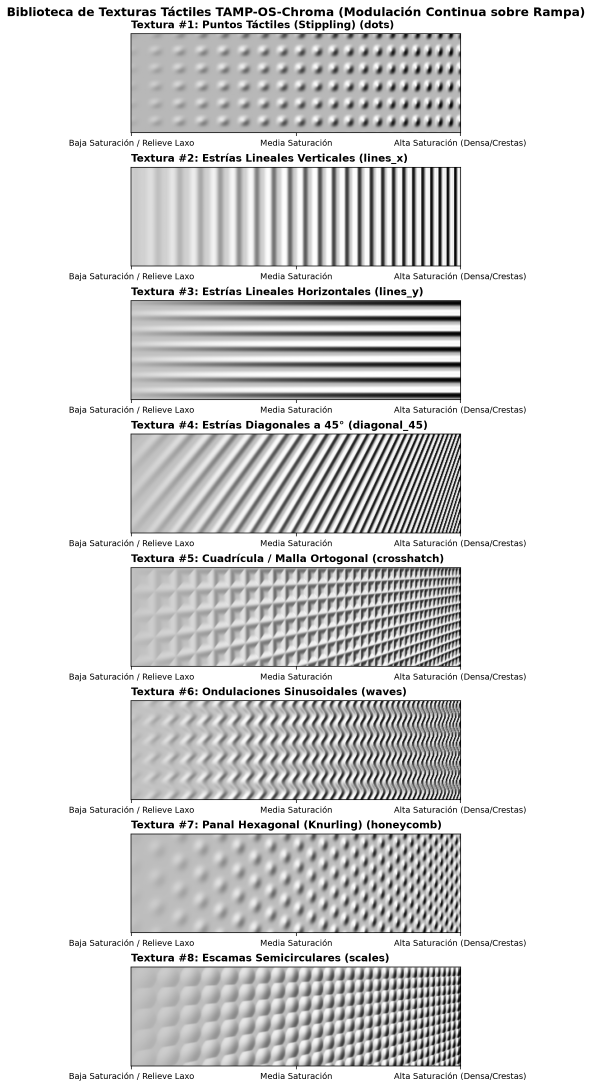
#> input picture archive/tamp_os_chroma/examples/texture_library_catalog.png, 1775 x 3263 px (shown at 1/3 size)
$ jupyter execute --allow-errors tamp_os_chroma_notebook.ipynb
#> lines starting #> are read from the running program, lines starting #| are printed output that depends on the picture
### archive/tamp_os_chroma/chroma_mapper.py
"""
TAMP-OS-Chroma: Colormap & Concentration Mapper
-----------------------------------------------
Converts color images (e.g. false-color operando microscopy, chemical mapping,
or colormap gradients) into normalized scalar concentration maps [0.0, 1.0].

Supports:
  - Scientific colormaps: inferno, viridis, plasma, magma, turbo
  - SVD / PCA Chromatic axis: continuous color manifold projection (ideal for 2D multi-color swatches)
  - Spectral / Hue mapping: red -> yellow -> green -> cyan -> blue -> purple
  - Luminance conversion: standard perceptual grayscale
  - Polarity inversion: invert=True/False (White/Max color = Highest vs Lowest)
"""

from typing import Tuple, Optional, Union
import numpy as np
from PIL import Image
from scipy.ndimage import gaussian_filter
import matplotlib.colors as mcolors
import matplotlib as mpl


# [39 lines left out: functions load_image, map_svd_chromatic, map_spectral_hue, not called in this run]


def project_onto_colormap(rgb_array: np.ndarray, colormap_name: str = "inferno", steps: int = 512) -> np.ndarray:
    """
    Projects each pixel's RGB value onto a known matplotlib colormap curve.
    Finds the scalar t in [0.0, 1.0] whose colormap RGB value is closest in Euclidean space.
    """
    try:
        cmap = mpl.colormaps[colormap_name]
    except Exception:
        import matplotlib.cm as cm
        cmap = cm.get_cmap(colormap_name)

    t_vals = np.linspace(0.0, 1.0, steps, dtype=np.float32)
    ref_rgb = cmap(t_vals)[:, :3].astype(np.float32)

    h, w, _ = rgb_array.shape
    flat_rgb = rgb_array.reshape(-1, 3)

    chunk_size = 50000
    closest_indices = np.zeros(flat_rgb.shape[0], dtype=np.int32)
    ref_sq = np.sum(ref_rgb**2, axis=1)

    for start in range(0, flat_rgb.shape[0], chunk_size):
        end = min(start + chunk_size, flat_rgb.shape[0])
        chunk = flat_rgb[start:end]
        chunk_sq = np.sum(chunk**2, axis=1, keepdims=True)
        dist_sq = chunk_sq - 2.0 * np.dot(chunk, ref_rgb.T) + ref_sq
        closest_indices[start:end] = np.argmin(dist_sq, axis=1)

    scalar_map = t_vals[closest_indices].reshape(h, w)
    return scalar_map


# [10 lines left out: function map_luminance, not called in this run]


def extract_concentration_map(
    image_input: Union[str, Image.Image],
    method: str = "inferno",
    invert: bool = False,
    blur_sigma: float = 0.0,
    target_size: Optional[Tuple[int, int]] = None
) -> np.ndarray:
    """
    Main extraction pipeline:
      1. Loads image.
      2. Resizes if target_size (width, height) is specified.
      3. Maps RGB to scalar [0.0, 1.0] using specified method:
         'inferno', 'viridis', 'plasma', 'magma', 'turbo', 'svd'/'chromatic', 'spectral'/'hue', or 'luminance'.
      4. Applies Gaussian smoothing if blur_sigma > 0.
      5. Inverts polarity if invert is True (1.0 - val).
    """
    if isinstance(image_input, str):
        pil_img = Image.open(image_input).convert("RGB")
    else:
        pil_img = image_input.convert("RGB")

    if target_size is not None:
        pil_img = pil_img.resize(target_size, Image.LANCZOS)

    rgb = np.asarray(pil_img, dtype=np.float32) / 255.0
    m_lower = method.lower()

    if m_lower in ["svd", "chromatic", "pca"]:
        val_map = map_svd_chromatic(rgb)
    elif m_lower in ["spectral", "hue", "rainbow"]:
        val_map = map_spectral_hue(rgb)
    elif m_lower in ["inferno", "viridis", "plasma", "magma", "turbo", "cividis"]:
        val_map = project_onto_colormap(rgb, colormap_name=m_lower)
    elif m_lower == "luminance":
        val_map = map_luminance(rgb)
    else:
        try:
            val_map = project_onto_colormap(rgb, colormap_name=m_lower)
        except Exception:
            val_map = map_svd_chromatic(rgb)

    if blur_sigma > 0:
        val_map = gaussian_filter(val_map, sigma=blur_sigma)

    val_map = np.clip(val_map, 0.0, 1.0)

    if invert:
        val_map = 1.0 - val_map

    return val_map

### archive/tamp_os_chroma/texture_engine.py
"""
TAMP-OS-Chroma: Procedural Tactile Texture Engine & Library
------------------------------------------------------------
Implements a rich library of tactile textures designed specifically for
FDM 3D printing (nozzle 0.4 mm, layer 0.16-0.20 mm) and fingertip perception
(spatial acuity >= 1.2-1.5 mm, relief >= 0.4-0.8 mm).

Core principle:
  ALWAYS combines the macroscopic TAMP-OS elevation ramp with continuous
  texture density/saturation modulation, preserving the essence of TAMP-OS
  while adding multi-sensory haptic confirmation.
"""

from typing import Tuple, Dict, Callable
import numpy as np
from scipy.ndimage import gaussian_filter


# ---------------------------------------------------------------------------
# Funciones individuales de textura modulada en frecuencia / densidad
# ---------------------------------------------------------------------------

def texture_dots(
    X: np.ndarray,
    Y: np.ndarray,
    scalar: np.ndarray,
    min_spacing: float = 1.8,
    max_spacing: float = 4.8
) -> np.ndarray:
    """Puntos táctiles (stippling): densidad y relieve aumentan con scalar."""
    spacing = max_spacing - scalar * (max_spacing - min_spacing)
    spacing = np.maximum(spacing, 0.8)

    # 2D phase integration across grid
    mean_sp_x = np.mean(spacing, axis=0)
    omega_x = 2.0 * np.pi / mean_sp_x
    dx = (X[0, 1] - X[0, 0]) if X.shape[1] > 1 else 0.25
    phase_x = np.cumsum(omega_x) * dx
    phase_x_2d = np.tile(phase_x, (X.shape[0], 1))

    mean_sp_y = np.mean(spacing, axis=1)
    omega_y = 2.0 * np.pi / mean_sp_y
    dy = (Y[1, 0] - Y[0, 0]) if Y.shape[0] > 1 else 0.25
    phase_y = np.cumsum(omega_y) * dy
    phase_y_2d = np.tile(phase_y[:, None], (1, X.shape[1]))

    dots = 0.5 * (np.cos(phase_x_2d) + 1.0) * 0.5 * (np.cos(phase_y_2d) + 1.0)
    return np.power(dots, 2.2) * scalar


# [115 lines left out: functions texture_linear_x, texture_linear_y, texture_diagonal_45, texture_crosshatch, texture_waves, texture_honeycomb and 1 more, not called in this run]


# Diccionario público de la biblioteca de texturas
TEXTURE_LIBRARY: Dict[str, Tuple[str, Callable]] = {
    "dots": ("Puntos Táctiles (Stippling)", texture_dots),
    "lines_x": ("Estrías Lineales Verticales", texture_linear_x),
    "lines_y": ("Estrías Lineales Horizontales", texture_linear_y),
    "diagonal_45": ("Estrías Diagonales a 45°", texture_diagonal_45),
    "crosshatch": ("Cuadrícula / Malla Ortogonal", texture_crosshatch),
    "waves": ("Ondulaciones Sinusoidales", texture_waves),
    "honeycomb": ("Panal Hexagonal (Knurling)", texture_honeycomb),
    "scales": ("Escamas Semicirculares", texture_scales)
}


# ---------------------------------------------------------------------------
# Función unificada: Rampa TAMP-OS + Modulación de Textura
# ---------------------------------------------------------------------------

def generate_textured_ramp(
    scalar_map: np.ndarray,
    texture_name: str = "dots",
    physical_size_mm: Tuple[float, float] = (100.0, 56.25),
    ramp_height_mm: float = 1.8,
    texture_relief_mm: float = 0.6,
    invert_ramp: bool = False,
    invert_texture: bool = False
) -> np.ndarray:
    """
    Genera el relieve total Z(x, y) manteniendo la esencia de TAMP-OS:
      Z_total = Base_Rampa(x, y) + Textura_Modulada(x, y)

    Donde:
      - Base_Rampa: elevación continua proporcional a scalar_map (la rampa TAMP-OS).
      - Textura_Modulada: microtextura cuya frecuencia y amplitud se saturan con scalar_map.
    """
    rows, cols = scalar_map.shape
    size_x, size_y = physical_size_mm

    x = np.linspace(0.0, size_x, cols, dtype=np.float32)
    y = np.linspace(0.0, size_y, rows, dtype=np.float32)
    XX, YY = np.meshgrid(x, y)

    # Escalares para rampa y textura (respetando polaridad)
    s_ramp = (1.0 - scalar_map) if invert_ramp else scalar_map
    s_tex = (1.0 - scalar_map) if invert_texture else scalar_map

    # 1. Rampa macroscópica TAMP-OS
    z_ramp = s_ramp * ramp_height_mm

    # 2. Textura seleccionada de la biblioteca
    t_key = texture_name.lower()
    if t_key not in TEXTURE_LIBRARY:
        t_key = "dots"

    _, tex_func = TEXTURE_LIBRARY[t_key]
    tex_normalized = tex_func(XX, YY, s_tex)
    z_texture = tex_normalized * texture_relief_mm

    total_relief = z_ramp + z_texture
    return total_relief

### archive/tamp_os_chroma/stl_builder.py
"""
TAMP-OS-Chroma: High-Performance Vectorized STL Mesh Builder
------------------------------------------------------------
Constructs watertight, manifold 3D printable STL lithographs from heightmaps
using fully vectorized numpy operations. Supports solid bases, boundary frames,
and companion tactile legend swatches.
"""

from typing import Tuple, Optional
from pathlib import Path
import numpy as np
from stl import mesh


def heightmap_to_stl(
    heightmap: np.ndarray,
    output_path: str,
    physical_size_mm: Tuple[float, float] = (100.0, 56.25),
    base_thickness_mm: float = 1.2,
    max_relief_mm: Optional[float] = None,
    border_frame_mm: float = 0.0,
    border_height_mm: float = 0.0
) -> str:
    """
    Converts a 2D heightmap into a solid, watertight STL mesh.

    Parameters:
      heightmap: 2D float array in mm (or normalized [0, 1] if max_relief_mm is provided).
      output_path: Target .stl file path.
      physical_size_mm: (width_x, height_y) in mm.
      base_thickness_mm: Solid base floor thickness in mm (default 1.2 mm).
      max_relief_mm: If provided, scales heightmap [0, 1] to this relief. If None, assumes heightmap is already in mm.
      border_frame_mm: Optional flat raised border margin width around the tile.
      border_height_mm: Height of the border frame above the base.
    """
    rows, cols = heightmap.shape
    size_x, size_y = physical_size_mm
    dx = size_x / (cols - 1)
    dy = size_y / (rows - 1)

    if max_relief_mm is not None:
        z_relief = heightmap * max_relief_mm
    else:
        z_relief = heightmap.copy()

    z_top = base_thickness_mm + z_relief

    # Añadir marco perimetral opcional si se especifica
    if border_frame_mm > 0:
        frame_px_x = int(np.round(border_frame_mm / dx))
        frame_px_y = int(np.round(border_frame_mm / dy))
        if frame_px_x > 0 and frame_px_y > 0:
            frame_h = base_thickness_mm + border_height_mm
            z_top[:frame_px_y, :] = frame_h
            z_top[-frame_px_y:, :] = frame_h
            z_top[:, :frame_px_x] = frame_h
            z_top[:, -frame_px_x:] = frame_h

    # Coordenadas X, Y
    x_coords = np.linspace(0.0, size_x, cols, dtype=np.float32)
    y_coords = np.linspace(0.0, size_y, rows, dtype=np.float32)
    X, Y = np.meshgrid(x_coords, y_coords)

    # Cálculo del total de triángulos
    num_grid_cells = (rows - 1) * (cols - 1)
    num_tris_top = num_grid_cells * 2
    num_tris_bottom = num_grid_cells * 2
    num_tris_walls = 2 * ((rows - 1) + (cols - 1)) * 2
    total_tris = num_tris_top + num_tris_bottom + num_tris_walls

    litho_mesh = mesh.Mesh(np.zeros(total_tris, dtype=mesh.Mesh.dtype))

    # --- Triangulación vectorizada de superficie superior ---
    # Esquinas de cada celda: (r, c), (r, c+1), (r+1, c), (r+1, c+1)
    # v0: (r, c), v1: (r, c+1), v2: (r+1, c), v3: (r+1, c+1)
    v0 = np.stack([X[:-1, :-1], Y[:-1, :-1], z_top[:-1, :-1]], axis=-1).reshape(-1, 3)
    v1 = np.stack([X[:-1, 1:], Y[:-1, 1:], z_top[:-1, 1:]], axis=-1).reshape(-1, 3)
    v2 = np.stack([X[1:, :-1], Y[1:, :-1], z_top[1:, :-1]], axis=-1).reshape(-1, 3)
    v3 = np.stack([X[1:, 1:], Y[1:, 1:], z_top[1:, 1:]], axis=-1).reshape(-1, 3)

    # Triángulo superior 1: v0 -> v1 -> v2
    litho_mesh.vectors[0:num_grid_cells] = np.stack([v0, v1, v2], axis=1)
    # Triángulo superior 2: v1 -> v3 -> v2
    litho_mesh.vectors[num_grid_cells:2*num_grid_cells] = np.stack([v1, v3, v2], axis=1)

    # --- Triangulación vectorizada de base inferior (z = 0) ---
    b0 = np.stack([X[:-1, :-1], Y[:-1, :-1], np.zeros_like(z_top[:-1, :-1])], axis=-1).reshape(-1, 3)
    b1 = np.stack([X[:-1, 1:], Y[:-1, 1:], np.zeros_like(z_top[:-1, 1:])], axis=-1).reshape(-1, 3)
    b2 = np.stack([X[1:, :-1], Y[1:, :-1], np.zeros_like(z_top[1:, :-1])], axis=-1).reshape(-1, 3)
    b3 = np.stack([X[1:, 1:], Y[1:, 1:], np.zeros_like(z_top[1:, 1:])], axis=-1).reshape(-1, 3)

    # Base inferior con normales apuntando hacia abajo: b0 -> b2 -> b1 y b1 -> b2 -> b3
    litho_mesh.vectors[2*num_grid_cells:3*num_grid_cells] = np.stack([b0, b2, b1], axis=1)
    litho_mesh.vectors[3*num_grid_cells:4*num_grid_cells] = np.stack([b1, b2, b3], axis=1)

    # --- Paredes perimetrales ---
    curr_idx = 4 * num_grid_cells

    # Pared Sur (r = 0, Y = 0)
    w_x0 = x_coords[:-1]
    w_x1 = x_coords[1:]
    w_z0 = z_top[0, :-1]
    w_z1 = z_top[0, 1:]
    n_cols = cols - 1

    p0 = np.stack([w_x0, np.zeros(n_cols), np.zeros(n_cols)], axis=-1)
    p1 = np.stack([w_x1, np.zeros(n_cols), np.zeros(n_cols)], axis=-1)
    p2 = np.stack([w_x0, np.zeros(n_cols), w_z0], axis=-1)
    p3 = np.stack([w_x1, np.zeros(n_cols), w_z1], axis=-1)

    litho_mesh.vectors[curr_idx:curr_idx + n_cols] = np.stack([p0, p1, p2], axis=1)
    curr_idx += n_cols
    litho_mesh.vectors[curr_idx:curr_idx + n_cols] = np.stack([p1, p3, p2], axis=1)
    curr_idx += n_cols

    # Pared Norte (r = rows-1, Y = size_y)
    w_z0 = z_top[-1, :-1]
    w_z1 = z_top[-1, 1:]
    y_max = np.full(n_cols, size_y, dtype=np.float32)

    p0 = np.stack([w_x0, y_max, np.zeros(n_cols)], axis=-1)
    p1 = np.stack([w_x1, y_max, np.zeros(n_cols)], axis=-1)
    p2 = np.stack([w_x0, y_max, w_z0], axis=-1)
    p3 = np.stack([w_x1, y_max, w_z1], axis=-1)

    litho_mesh.vectors[curr_idx:curr_idx + n_cols] = np.stack([p0, p2, p1], axis=1)
    curr_idx += n_cols
    litho_mesh.vectors[curr_idx:curr_idx + n_cols] = np.stack([p1, p2, p3], axis=1)
    curr_idx += n_cols

    # Pared Oeste (c = 0, X = 0)
    w_y0 = y_coords[:-1]
    w_y1 = y_coords[1:]
    w_z0 = z_top[:-1, 0]
    w_z1 = z_top[1:, 0]
    n_rows = rows - 1

    p0 = np.stack([np.zeros(n_rows), w_y0, np.zeros(n_rows)], axis=-1)
    p1 = np.stack([np.zeros(n_rows), w_y1, np.zeros(n_rows)], axis=-1)
    p2 = np.stack([np.zeros(n_rows), w_y0, w_z0], axis=-1)
    p3 = np.stack([np.zeros(n_rows), w_y1, w_z1], axis=-1)

    litho_mesh.vectors[curr_idx:curr_idx + n_rows] = np.stack([p0, p2, p1], axis=1)
    curr_idx += n_rows
    litho_mesh.vectors[curr_idx:curr_idx + n_rows] = np.stack([p1, p2, p3], axis=1)
    curr_idx += n_rows

    # Pared Este (c = cols-1, X = size_x)
    w_z0 = z_top[:-1, -1]
    w_z1 = z_top[1:, -1]
    x_max = np.full(n_rows, size_x, dtype=np.float32)

    p0 = np.stack([x_max, w_y0, np.zeros(n_rows)], axis=-1)
    p1 = np.stack([x_max, w_y1, np.zeros(n_rows)], axis=-1)
    p2 = np.stack([x_max, w_y0, w_z0], axis=-1)
    p3 = np.stack([x_max, w_y1, w_z1], axis=-1)

    litho_mesh.vectors[curr_idx:curr_idx + n_rows] = np.stack([p0, p1, p2], axis=1)
    curr_idx += n_rows
    litho_mesh.vectors[curr_idx:curr_idx + n_rows] = np.stack([p1, p3, p2], axis=1)
    curr_idx += n_rows

    Path(output_path).parent.mkdir(parents=True, exist_ok=True)
    litho_mesh.save(str(output_path))
    return str(output_path)


# [82 lines left out: function generate_tactile_legend_stl, not called in this run]

### archive/tamp_os_chroma/tamp_os_chroma_notebook.ipynb
# TAMP-OS-Chroma: Tactile Colormap & Texture Lithography

**TAMP-OS-Chroma** es la extensión de **TAMP-OS** para convertir mapas de calor y gradientes científicos de color (ej. % de Litio en electrodos de $\text{Li}_x\text{Mn}_2\text{O}_4$, mapeos de microscopía óptica operando, EDS/SIMS) en **litografías 3D táctiles**.

### La Esencia de TAMP-OS: Rampa Continua + Textura Modulada
Para mantener la esencia de TAMP-OS y evitar la sobrecarga de zonas arbitrarias:
1. **Rampa macroscópica:** La elevación general de la pieza $Z_{\text{ramp}}(x, y)$ se eleva suavemente con el valor (pendiente continua reconocible por la cinestesia del brazo/dedo).
2. **Textura háptica modulada:** El usuario elige su textura preferida de la **Biblioteca de Texturas** (puntos, estrías, ondas, panal, escamas, etc.), y su **densidad espacial y relieve se saturan progresivamente** a medida que aumenta la concentración.
3. **Polaridad:** Se puede invertir para que mayor concentración sea la zona más lisa o la más saturada.

### 1. Importar librerías

[cell 1]
import sys
from pathlib import Path
import numpy as np
import matplotlib.pyplot as plt
from matplotlib.colors import LightSource
from PIL import Image

sys.path.insert(0, str(Path.cwd()))
from chroma_mapper import extract_concentration_map
from texture_engine import TEXTURE_LIBRARY, generate_textured_ramp
from stl_builder import heightmap_to_stl

print('TAMP-OS-Chroma listo. Texturas disponibles:', list(TEXTURE_LIBRARY.keys()))

### 2. Ver la Biblioteca de Texturas Táctiles

[cell 2]
cat_img = Image.open('examples/texture_library_catalog.png')
#> cat_img is the input picture: PIL image 1775x3263 RGBA; mean R, G, B, A 216.1, 216.1, 216.1, 255
plt.figure(figsize=(10, 16))
plt.imshow(cat_img)
plt.axis('off')
plt.title('Biblioteca de Texturas Disponibles', fontsize=12, fontweight='bold')
plt.show()

### 3. Cargar imagen y decodificar concentración

[cell 3]
# Elige la imagen:
#   'examples/input_li_gradient.png' (Ejemplo 1: Gradiente Li / Inferno)
#   'examples/input_2d_spectrum.png'  (Ejemplo 2: Espectro 2D)
IMAGE_PATH = 'examples/input_li_gradient.png'
COLORMAP_METHOD = 'inferno'  # 'inferno', 'viridis', 'svd', 'turbo', o 'luminance'
INVERT = False               # True si quieres que mayor concentración = más liso

# Parámetros físicos (mm)
PRINT_WIDTH_MM = 100.0
BASE_THICKNESS_MM = 1.2
RAMP_HEIGHT_MM = 1.8         # Altura de la rampa macroscópica TAMP-OS
TEXTURE_RELIEF_MM = 0.6      # Relieve de la microtextura modulada

img = Image.open(IMAGE_PATH).convert('RGB')
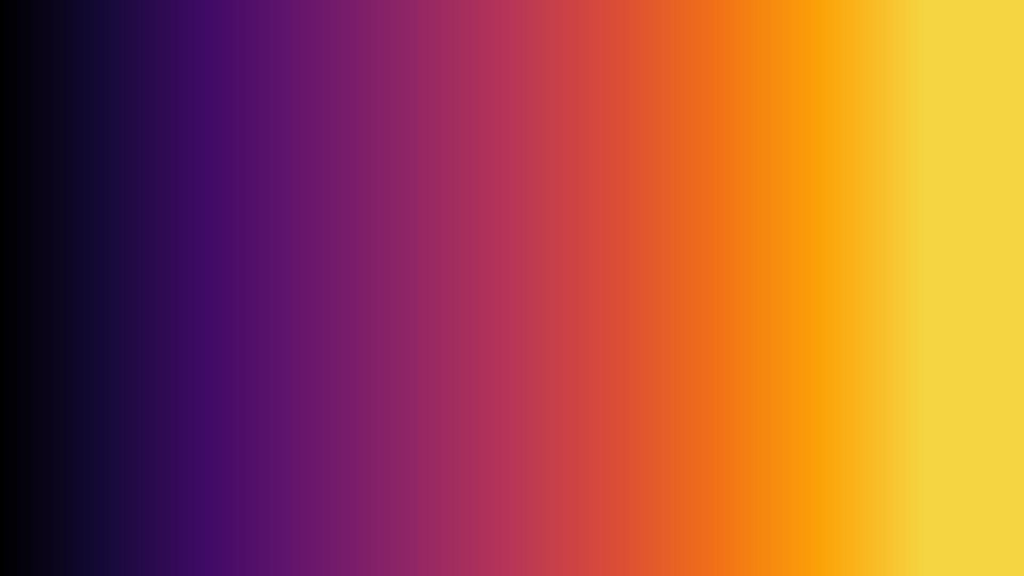
#> input picture archive/tamp_os_chroma/examples/input_li_gradient.png, 1024 x 576 px
aspect = img.height / img.width
PRINT_HEIGHT_MM = round(PRINT_WIDTH_MM * aspect, 2)
PHYSICAL_SIZE_MM = (PRINT_WIDTH_MM, PRINT_HEIGHT_MM)
GRID_RES = (400, int(400 * aspect))

scalar_map = extract_concentration_map(
    IMAGE_PATH,
    method=COLORMAP_METHOD,
    invert=INVERT,
    blur_sigma=1.0,
    target_size=GRID_RES
)
#> in project_onto_colormap, `scalar_map = t_vals[closest_indices].reshape(h, w)`:
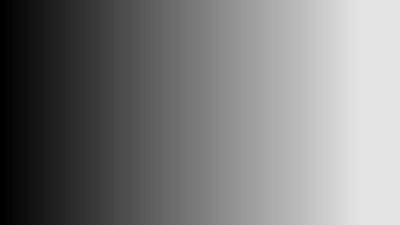
#> scalar_map: shape (225, 400) float32; min 0, max 0.896, mean 0.488

fig, (ax1, ax2) = plt.subplots(1, 2, figsize=(10, 3))
ax1.imshow(img)
ax1.set_title('Imagen original en color')
ax1.axis('off')
im2 = ax2.imshow(scalar_map, cmap='viridis')
ax2.set_title('Mapa de Concentración [0, 1] (Base Rampa)')
ax2.axis('off')
plt.colorbar(im2, ax=ax2, fraction=0.046, pad=0.04)
plt.tight_layout()
plt.show()
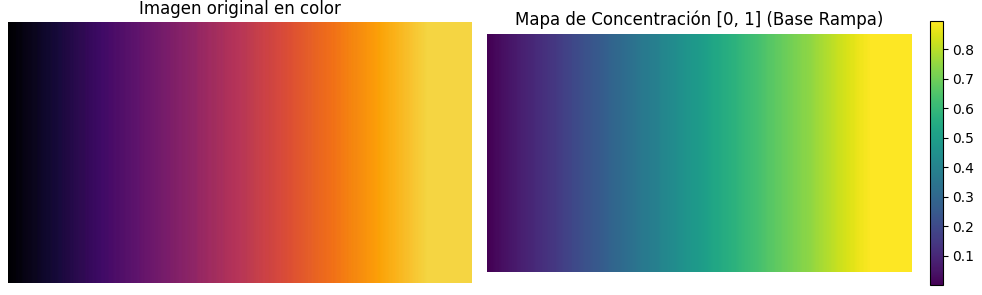
#> figure drawn by matplotlib, 3 panels

### 4. Generar Rampa + Textura Modulada y Previsualizar

[cell 4]
# Elige tu textura: 'dots', 'lines_x', 'lines_y', 'diagonal_45', 'crosshatch', 'waves', 'honeycomb', 'scales'
SELECTED_TEXTURE = 'dots'

z_relief = generate_textured_ramp(
    scalar_map,
    texture_name=SELECTED_TEXTURE,
    physical_size_mm=PHYSICAL_SIZE_MM,
    ramp_height_mm=RAMP_HEIGHT_MM,
    texture_relief_mm=TEXTURE_RELIEF_MM
)
#> in generate_textured_ramp, `z_ramp = s_ramp * ramp_height_mm`:
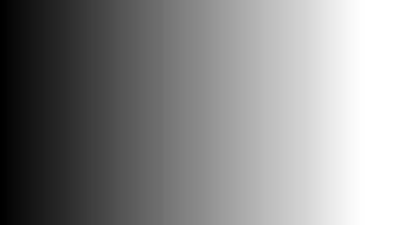
#> z_ramp: shape (225, 400) float32; min 0.000478, max 1.61, mean 0.879; drawn with min black and max white
#> in texture_dots, `spacing = max_spacing - scalar * (max_spacing - min_spacing)`:
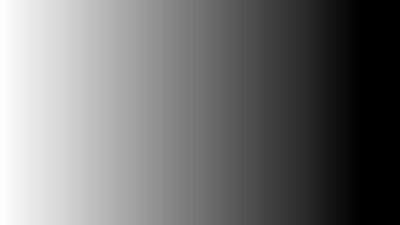
#> spacing: shape (225, 400) float32; min 2.11, max 4.8, mean 3.34; drawn with min black and max white
#> in texture_dots, `mean_sp_x = np.mean(spacing, axis=0)`: mean_sp_x = 400 values, max 4.8 at index 0, min 2.11 at index 365, mean 3.34
#> in texture_dots, `omega_x = 2.0 * np.pi / mean_sp_x`: omega_x = 400 values, max 2.98 at index 365, min 1.31 at index 0, mean 2.02
#> in texture_dots, `dx = (X[0, 1] - X[0, 0]) if X.shape[1] > 1 else 0.25`: dx = 0.251
#> in texture_dots, `phase_x = np.cumsum(omega_x) * dx`: phase_x = 400 values from 0.328 to 202.2
#> in texture_dots, `phase_x_2d = np.tile(phase_x, (X.shape[0], 1))`:
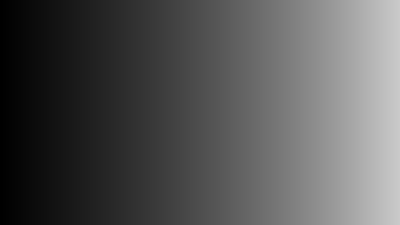
#> phase_x_2d: shape (225, 400) float32; min 0.328, max 202.2, mean 86.1
#> in texture_dots, `mean_sp_y = np.mean(spacing, axis=1)`: mean_sp_y = 225 values from 3.34 to 3.34
#> in texture_dots, `omega_y = 2.0 * np.pi / mean_sp_y`: omega_y = 225 values from 1.88 to 1.88
#> in texture_dots, `dy = (Y[1, 0] - Y[0, 0]) if Y.shape[0] > 1 else 0.25`: dy = 0.251
#> in texture_dots, `phase_y = np.cumsum(omega_y) * dy`: phase_y = 225 values from 0.473 to 106.4
#> in texture_dots, `phase_y_2d = np.tile(phase_y[:, None], (1, X.shape[1]))`:
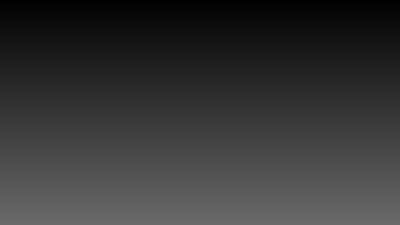
#> phase_y_2d: shape (225, 400) float32; min 0.473, max 106.4, mean 53.5
#> in texture_dots, `dots = 0.5 * (np.cos(phase_x_2d) + 1.0) * 0.5 * (np.cos(phase_y_2d) + ..`:
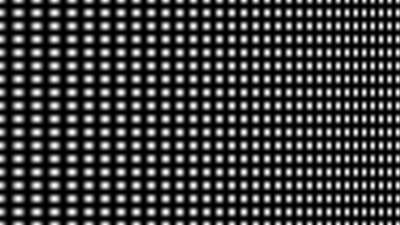
#> dots: shape (225, 400) float32; min 5.22e-11, max 1, mean 0.25
#> in texture_dots, `return np.power(dots, 2.2) * scalar`:
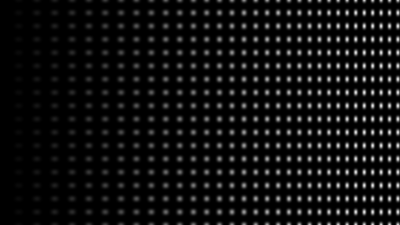
#> returned value: shape (225, 400) float32; min 4.62e-24, max 0.896, mean 0.0633
#> (the rest of the program and of its run is left out)
